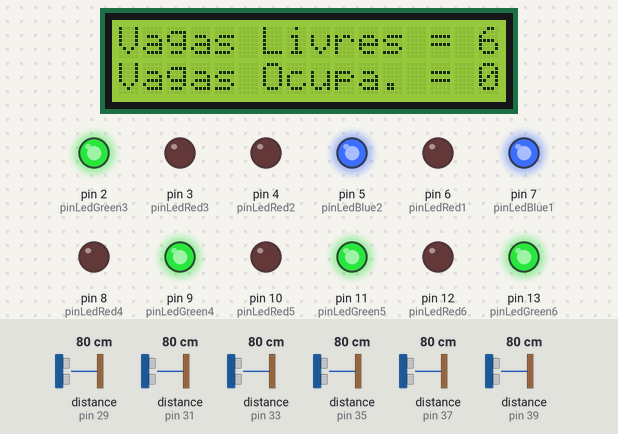
This sketch was run on a simulated Arduino Mega 2560, built with avr-gcc and run on an emulated ATmega2560. On the bench: 16×2 character LCD, output pins drawn as LEDs (lit = HIGH). The test bench sets the inputs (shaded band); at power-on: distance to the obstacle (sensors on pin 29, pin 31, pin 33, pin 35, pin 37, pin 39) 80 cm. The echo pulse lasts 58.3 µs per cm.

Above: at 1.2 s.
1.3 s: distance to the obstacle (sensor on pin 29) set to 9 cm
2.8 s: distance to the obstacle (sensor on pin 29) set to 6 cm
At 4.0 s:
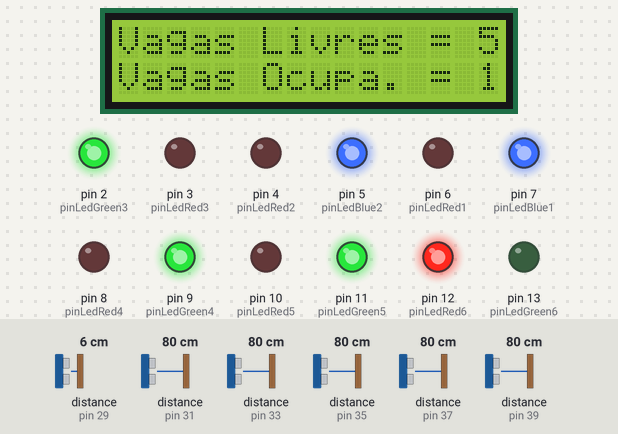
4.4 s: distance to the obstacle (sensor on pin 31) set to 9 cm
5.9 s: distance to the obstacle (sensor on pin 31) set to 6 cm
At 6.5 s:
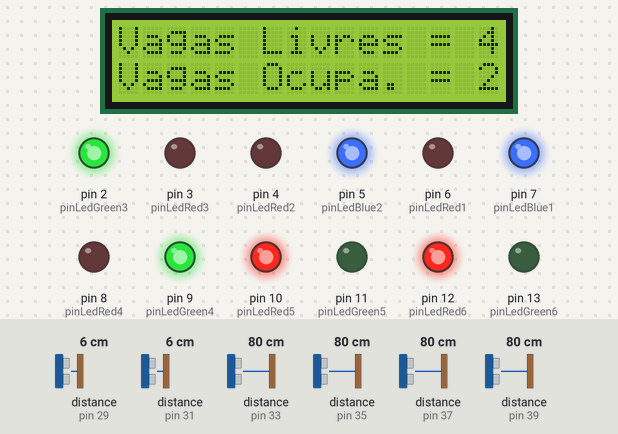
7.6 s: distance to the obstacle (sensor on pin 33) set to 9 cm
9.1 s: distance to the obstacle (sensor on pin 33) set to 6 cm
At 10.2 s:
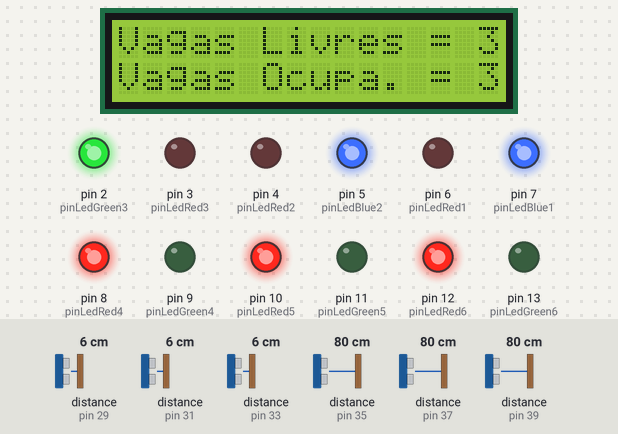
Timing chart, 0 to 11.8 s (numbered marks = the images above; inputs shaded):
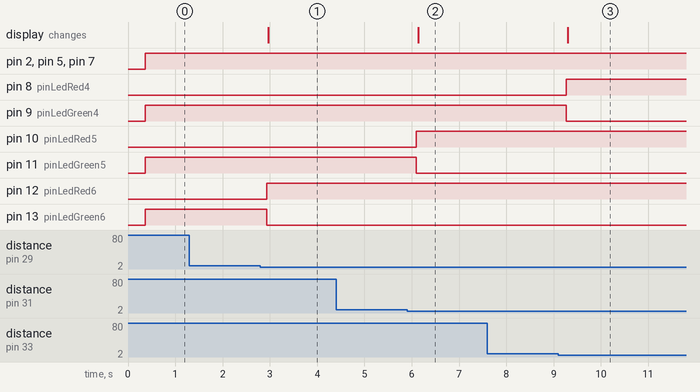

Measured:
- the behaviour switches between 8 and 7 cm on distance to the obstacle (sensor on pin 29) (found by bisection; images 0 and 1)
- the behaviour switches between 8 and 7 cm on distance to the obstacle (sensor on pin 31) (found by bisection; images 1 and 2)
- the behaviour switches between 8 and 7 cm on distance to the obstacle (sensor on pin 33) (found by bisection; images 2 and 3)
- after the input at 1.3 s, every drawn part: stays the same
- after the input at 2.8 s, pin 12 (pinLedRed6): LOW → HIGH after 0.13 s; pin 13 (pinLedGreen6): HIGH → LOW after 0.13 s; the display: changes after 0.16 s (image 1)
- after the input at 4.4 s, every drawn part: stays the same
- after the input at 5.9 s, pin 10 (pinLedRed5): LOW → HIGH after 0.20 s; pin 11 (pinLedGreen5): HIGH → LOW after 0.20 s; the display: changes after 0.23 s (image 2)
- after the input at 7.6 s, every drawn part: stays the same
- after the input at 9.1 s, pin 8 (pinLedRed4): LOW → HIGH after 0.17 s; pin 9 (pinLedGreen4): HIGH → LOW after 0.17 s; the display: changes after 0.20 s (image 3)

The sketch:

easyParking_6vagas_sem_cancela.ino
```cpp
#include <NewPing.h>
#include <LiquidCrystal_I2C.h>


#define SONAR_NUM   6 // Define o numero de sensores
#define MAX_DISTANCE 7 // Distancia maxima
#define PING_INTERVAL 33

unsigned long pingTimer[SONAR_NUM];
unsigned int cm[SONAR_NUM];
uint8_t currentSensor = 0;

   //vagas
int pinLedRed1 = 6;
int pinLedBlue1 = 7;

int pinLedRed2 = 4;
int pinLedBlue2 = 5;

int pinLedRed3 = 3;
int pinLedGreen3 = 2;

int pinLedRed4 = 8;
int pinLedGreen4 = 9;

int pinLedRed5 = 10;
int pinLedGreen5 = 11;

int pinLedRed6 = 12;
int pinLedGreen6 = 13;

  //contador de vagas
int freeVacancies = 6;
int occupiedVacancies = 0;
int sensor1 = 0;
int sensor2 = 0;
int sensor3 = 0;
int sensor4 = 0;
int sensor5 = 0;
int sensor6 = 0;

  //display
LiquidCrystal_I2C lcd(0x3F,2,1,0,4,5,6,7,3, POSITIVE);;

   //Sensor Ultrasonico
NewPing sonar[SONAR_NUM] =
{

  NewPing(38, 39, MAX_DISTANCE),
  NewPing(36, 37, MAX_DISTANCE),
  NewPing(34, 35, MAX_DISTANCE),
  NewPing(32, 33, MAX_DISTANCE),
  NewPing(30, 31, MAX_DISTANCE),
  NewPing(28, 29, MAX_DISTANCE),
};


void setup()
{
  lcd.begin(16,2);
  lcd.clear();
  pingTimer[0] = millis() + 75;
  for (uint8_t i = 1; i < SONAR_NUM; i++)
   pingTimer[i] = pingTimer[i - 1] + PING_INTERVAL;

  pinMode(pinLedRed1, OUTPUT);
  pinMode(pinLedBlue1, OUTPUT);

  pinMode(pinLedRed2, OUTPUT);
  pinMode(pinLedBlue2, OUTPUT);

  pinMode(pinLedRed3, OUTPUT);
  pinMode(pinLedGreen3, OUTPUT);

  pinMode(pinLedRed4, OUTPUT);
  pinMode(pinLedGreen4, OUTPUT);

  pinMode(pinLedRed5, OUTPUT);
  pinMode(pinLedGreen5, OUTPUT);

  pinMode(pinLedRed6, OUTPUT);
  pinMode(pinLedGreen6, OUTPUT);
 }

void loop()
{

  // Loop entre todos os sensores
  for (uint8_t i = 0; i < SONAR_NUM; i++) {
   if (millis() >= pingTimer[i]) {
    pingTimer[i] += PING_INTERVAL * SONAR_NUM;
    if (i == 0 && currentSensor == SONAR_NUM - 1) oneSensorCycle();
    sonar[currentSensor].timer_stop();
    currentSensor = i;
    cm[currentSensor] = 0;
    sonar[currentSensor].ping_timer(echoCheck);
   }
 }

 //Calcula a quantidade de vagas disponiveis e ocupadas
 occupiedVacancies = sensor1 + sensor2 + sensor3 + sensor4 + sensor5 + sensor6;
 freeVacancies = 6 - occupiedVacancies;
  lcd.setBacklight(HIGH);
  lcd.setCursor(0,0);

 lcd.print("Vagas Livres = ");
 lcd.print(freeVacancies);
 lcd.setCursor(0,1);
 lcd.print("Vagas Ocupa. = ");
 lcd.print(occupiedVacancies);
}

void echoCheck() { //Se receber um sinal (eco), calcula a distancia
  if (sonar[currentSensor].check_timer())
   cm[currentSensor] = sonar[currentSensor].ping_result / US_ROUNDTRIP_CM;
 }

void oneSensorCycle() { // Ciclo de leitura do sensor
  for (uint8_t i = 0; i < SONAR_NUM; i++) {
   if (cm[0] > 1 && cm[0] < 50)
   {
     digitalWrite(pinLedRed1, 1);
     digitalWrite(pinLedBlue1, 0);
     sensor1 = 1;
   }
   else
   {
     digitalWrite(pinLedRed1, 0);
     digitalWrite(pinLedBlue1, 1);
     sensor1 = 0;
   }

   if (cm[1] > 1 && cm[1] < 50)
   {
     digitalWrite(pinLedRed2, 1);
     digitalWrite(pinLedBlue2, 0);
     sensor2 = 1;
   }
   else
   {
     digitalWrite(pinLedRed2, 0);
     digitalWrite(pinLedBlue2, 1);
     sensor2 = 0; //Marca a vaga 2 como livre
   }
   if (cm[2] > 1 && cm[2] < 50)
   {
     digitalWrite(pinLedRed3, 1);
     digitalWrite(pinLedGreen3, 0);
     sensor3 = 1;
   }
   else
   {
     digitalWrite(pinLedRed3, 0);
     digitalWrite(pinLedGreen3, 1);
     sensor3 = 0; //Marca a vaga 1 como livre
   }
      if (cm[3] > 1 && cm[3] < 50)
   {
     digitalWrite(pinLedRed4, 1);
     digitalWrite(pinLedGreen4, 0);
     sensor4 = 1;
   }
   else
   {
     digitalWrite(pinLedRed4, 0);
     digitalWrite(pinLedGreen4, 1);
     sensor4 = 0; //Marca a vaga 1 como livre
   }

   if (cm[4] > 1 && cm[4] < 50)
   {
     digitalWrite(pinLedRed5, 1);
     digitalWrite(pinLedGreen5, 0);
     sensor5 = 1;
   }
   else
   {
     digitalWrite(pinLedRed5, 0);
     digitalWrite(pinLedGreen5, 1);
     sensor5 = 0; //Marca a vaga 1 como livre
   }

   if (cm[5] > 1 && cm[5] < 50)
   {
     digitalWrite(pinLedRed6, 1);
     digitalWrite(pinLedGreen6, 0);
     sensor6 = 1;
   }
   else
   {
     digitalWrite(pinLedRed6, 0);
     digitalWrite(pinLedGreen6, 1);
     sensor6 = 0; //Marca a vaga 1 como livre
   }

   //Imprime os valores
   Serial.print("Sensor : ");
   Serial.print(i);
   Serial.print(" = ");
   Serial.print(cm[i]);
   Serial.print(" cm - ");
  }
  Serial.println();
}
```
